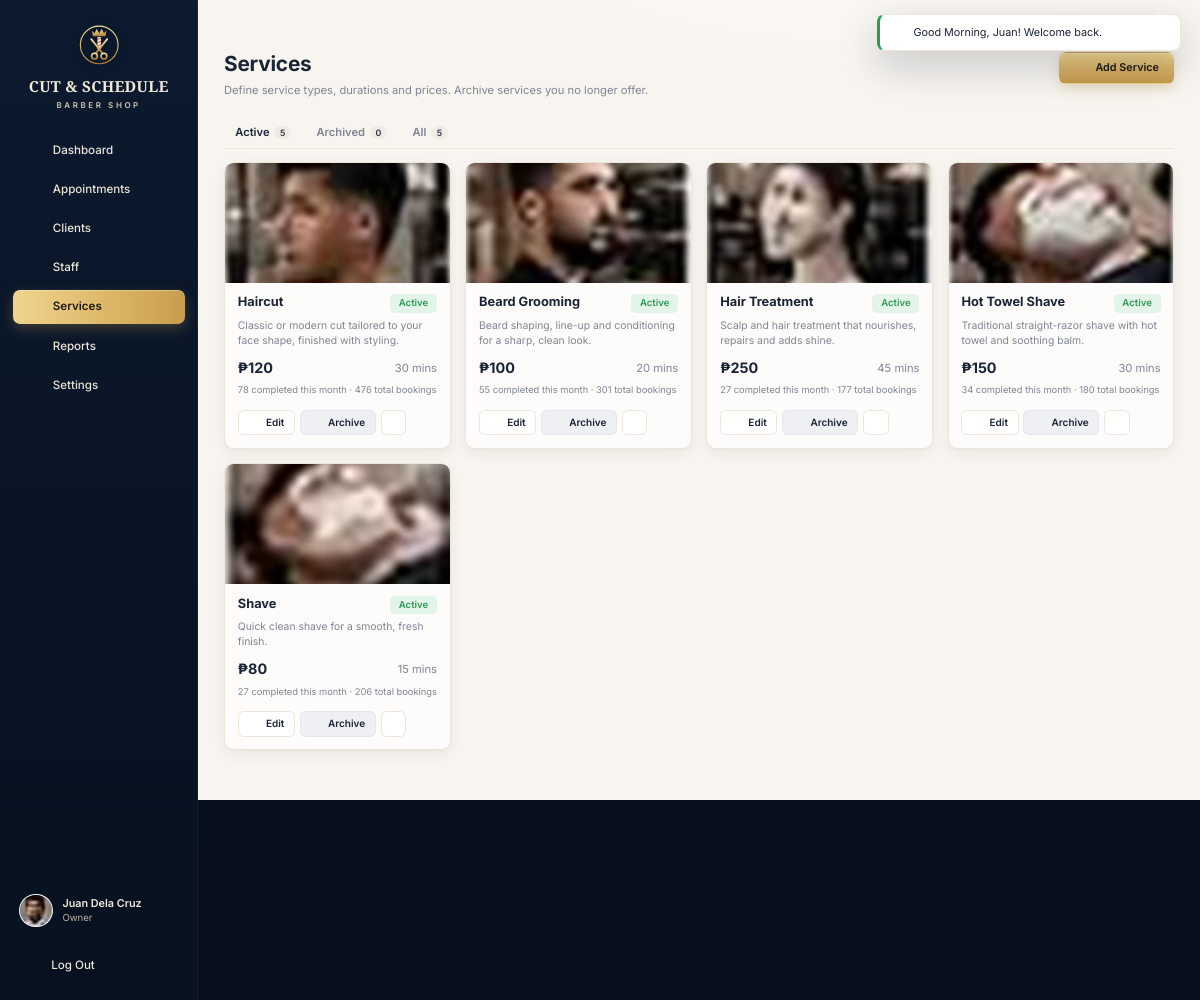
Page /owner/services.php (signed in) on the committed database.
### tables this page shows
CREATE TABLE users (
  id               INT AUTO_INCREMENT PRIMARY KEY,
  name             VARCHAR(100) NOT NULL,
  username         VARCHAR(100) UNIQUE NOT NULL,
  email            VARCHAR(150) UNIQUE NOT NULL,
  phone            VARCHAR(30)  NULL,
  password         VARCHAR(255) NOT NULL,
  role             ENUM('owner','staff','client') NOT NULL,
  status           ENUM('active','inactive') DEFAULT 'active',
  avatar           VARCHAR(255) NULL,
  remember_token   VARCHAR(64)  NULL,
  remember_expires DATETIME     NULL,
  created_at       DATETIME DEFAULT CURRENT_TIMESTAMP,
  updated_at       DATETIME DEFAULT CURRENT_TIMESTAMP ON UPDATE CURRENT_TIMESTAMP
);

CREATE TABLE services (
  id          INT AUTO_INCREMENT PRIMARY KEY,
  name        VARCHAR(100) NOT NULL,
  description VARCHAR(255) NULL,
  price       DECIMAL(10,2) NOT NULL,
  duration    INT NOT NULL,
  image       VARCHAR(255) NULL,
  status      ENUM('active','archived') DEFAULT 'active',
  sort_order  INT NOT NULL DEFAULT 0,
  created_at  DATETIME DEFAULT CURRENT_TIMESTAMP,
  updated_at  DATETIME DEFAULT CURRENT_TIMESTAMP ON UPDATE CURRENT_TIMESTAMP,
  CHECK (price > 0),
  CHECK (duration > 0)
);

### includes/bootstrap.php (called while the page is built, shortened)
<?php
spl_autoload_register(function (string $class) {
    $map = ['StandardRate' => 'Fee', 'SeniorDiscount' => 'Fee', 'PwdDiscount' => 'Fee'];
    $file = APP_ROOT . '/classes/' . ($map[$class] ?? $class) . '.php';
});
require_once __DIR__ . '/functions.php';
require_once __DIR__ . '/icons.php';

### classes/Database.php (called while the page is built, shortened)
<?php
class Database
{
    private static ?PDO $pdo = null;
    public static function conn(): PDO
    {
        if (self::$pdo === null) {
            $dsn = sprintf('mysql:host=%s;port=%d;dbname=%s;charset=utf8mb4', DB_HOST, DB_PORT, DB_NAME);
            self::$pdo = new PDO($dsn, DB_USER, DB_PASS, [
                PDO::ATTR_ERRMODE            => PDO::ERRMODE_EXCEPTION,
                PDO::ATTR_DEFAULT_FETCH_MODE => PDO::FETCH_ASSOC,
                PDO::ATTR_EMULATE_PREPARES   => false,
            ]);
            self::$pdo->exec("SET time_zone = '" . (new DateTime())->format('P') . "'");
        }
        return self::$pdo;
    }
    public static function query(string $sql, array $params = []): PDOStatement
    {
        $stmt = self::conn()->prepare($sql);
        $stmt->execute($params);
        return $stmt;
    }
    public static function all(string $sql, array $params = []): array
    {
        return self::query($sql, $params)->fetchAll();
    }
    public static function one(string $sql, array $params = []): ?array
    {
        $row = self::query($sql, $params)->fetch();
        return $row === false ? null : $row;
    }
    public static function value(string $sql, array $params = [])
    {
        $val = self::query($sql, $params)->fetchColumn();
        return $val === false ? null : $val;
    }
}

### classes/User.php (called while the page is built, shortened)
<?php
abstract class User
{
    protected int $id;
    protected string $name;
    protected string $role;
    protected string $status;
    protected ?string $avatar;
    public function __construct(array $row)
    {
        $this->id           = (int) $row['id'];
        $this->name         = $row['name'];
        $this->role         = $row['role'];
        $this->status       = $row['status'] ?? 'active';
        $this->avatar       = $row['avatar'] ?? null;
    }
    public static function fromRow(array $row): User
    {
        switch ($row['role']) {
            case 'owner':
                return new Owner($row);
        }
    }
    public static function find(int $id): ?User
    {
        $row = Database::one('SELECT * FROM users WHERE id = ?', [$id]);
        return $row ? self::fromRow($row) : null;
    }
    public function getId(): int { return $this->id; }
    public function getName(): string { return $this->name; }
    public function getRole(): string { return $this->role; }
    public function getAvatar(): ?string { return $this->avatar; }
    public function isActive(): bool { return $this->status === 'active'; }
}

### classes/Auth.php (called while the page is built, shortened)
<?php
class Auth
{
    public static function user(): ?User
    {
        if (!empty($_SESSION['user_id'])) {
            $user = User::find((int) $_SESSION['user_id']);
            if ($user && $user->isActive()) {
                return self::$user = $user;
            }
        }
        return null;
    }
    public static function requireRole(string ...$roles): User
    {
        $user = self::user();
        return $user;
    }
}

### classes/Owner.php (called while the page is built, shortened)
<?php
class Owner extends User
{
    public function homeUrl(): string
    {
        return 'owner/dashboard.php';
    }
    public function roleLabel(): string
    {
        return 'Owner';
    }
}

### classes/Notification.php (called while the page is built, shortened)
<?php
class Notification
{
    public static function unreadCount(int $userId): int
    {
        return (int) Database::value('SELECT COUNT(*) FROM notifications WHERE user_id = ? AND is_read = 0', [$userId]);
    }
}

### classes/Service.php (called while the page is built, shortened)
<?php
class Service
{
    public string $status = 'active';
    public static function fromRow(array $row): Service
    {
        $s = new Service();
        $s->id = (int) $row['id'];
        $s->name = $row['name'];
        $s->description = $row['description'];
        $s->price = (float) $row['price'];
        $s->duration = (int) $row['duration'];
        $s->image = $row['image'];
        $s->status = $row['status'];
        $s->sortOrder = (int) $row['sort_order'];
        return $s;
    }
    public static function all(bool $activeOnly = true): array
    {
        $sql = 'SELECT * FROM services' . ($activeOnly ? " WHERE status = 'active'" : '') . ' ORDER BY status, sort_order, name';
        return array_map([self::class, 'fromRow'], Database::all($sql));
    }
    public function isActive(): bool
    {
        return $this->status === 'active';
    }
}

### owner/services.php (the view, shortened to what this page needs)
<?php
require __DIR__ . '/../includes/bootstrap.php';
$user = Auth::requireRole('owner');
$tab = in_array(input('tab'), ['archived', 'all'], true) ? input('tab') : 'active';
$all = Service::all(false);
$list = array_values(array_filter($all, fn($s) => $tab === 'all' || $s->status === $tab));
$usage = [];
foreach (Database::all("SELECT service_id, COUNT(*) n, SUM(status = 'completed' AND appointment_date >= ?) month FROM appointments GROUP BY service_id", [date('Y-m-01')]) as $r) {
    $usage[(int) $r['service_id']] = $r;
}
$countActive = count(array_filter($all, fn($s) => $s->isActive()));
$active = 'services';
require __DIR__ . '/../includes/header.php';
?>
<div class="page-head">
  <div>
    <h1>Services</h1>
    <p>Define service types, durations and prices. Archive services you no longer offer.</p>
  </div>
  <div class="page-actions">
    <button class="btn btn-gold" type="button" data-modal-open="serviceModal" data-reset data-title="Add Service"><?= icon('plus', '', 18, 2.2) ?> Add Service</button>
  </div>
</div>
<nav class="tabs">
  <a class="<?= $tab === 'active' ? 'active' : '' ?>" href="?tab=active">Active<span class="count"><?= $countActive ?></span></a>
  <a class="<?= $tab === 'archived' ? 'active' : '' ?>" href="?tab=archived">Archived<span class="count"><?= count($all) - $countActive ?></span></a>
  <a class="<?= $tab === 'all' ? 'active' : '' ?>" href="?tab=all">All<span class="count"><?= count($all) ?></span></a>
</nav>
<div class="svc-grid">
  <?php foreach ($list as $s):
      $u = $usage[$s->id] ?? ['n' => 0, 'month' => 0];
      $fill = json_encode([
          'service_id' => $s->id, 'name' => $s->name, 'description' => $s->description ?? '', 'price' => $s->price,
          'duration' => $s->duration, 'sort_order' => $s->sortOrder, 'image_preview' => media_url($s->image) ?? url('assets/img/logo-monogram.png'),
      ]);
  ?>
    <article class="svc-tile<?= $s->isActive() ? '' : ' archived' ?>">
      <?= service_img($s->image, $s->name, 'svc-cover') ?>
      <div class="svc-tile-body">
        <div style="display:flex;justify-content:space-between;gap:8px;align-items:flex-start">
          <h3><?= e($s->name) ?></h3>
          <span class="badge badge-<?= e($s->status) ?>"><?= $s->isActive() ? 'Active' : 'Archived' ?></span>
        </div>
        <p><?= e($s->description ?: 'No description.') ?></p>
        <div class="svc-meta">
          <span class="price"><?= peso($s->price) ?></span>
          <span class="muted"><?= icon('clock', '', 14) ?> <?= (int) $s->duration ?> mins</span>
        </div>
        <small class="muted"><?= (int) $u['month'] ?> completed this month · <?= (int) $u['n'] ?> total bookings</small>
      </div>
      <div class="svc-tile-actions">
        <button class="btn btn-outline btn-sm" type="button" data-modal-open="serviceModal" data-title="Edit Service" data-fill="<?= e($fill) ?>"><?= icon('pencil', '', 14) ?> Edit</button>
        <form class="inline" method="post" <?= $s->isActive() ? 'data-confirm="Archive ' . e($s->name) . '? Clients will no longer be able to book it."' : '' ?>>
          <button class="btn btn-sm <?= $s->isActive() ? 'btn-light' : 'btn-success' ?>" type="submit"><?= icon($s->isActive() ? 'archive' : 'rotate-ccw', '', 14) ?> <?= $s->isActive() ? 'Archive' : 'Restore' ?></button>
        </form>
        <form class="inline" method="post" data-confirm="Delete <?= e($s->name) ?> permanently?" data-confirm-style="danger" data-confirm-label="Delete">
          <button class="icon-action danger" type="submit" title="Delete"><?= icon('trash', '', 15) ?></button>
        </form>
      </div>
    </article>
  <?php endforeach; ?>
</div>
<?php require __DIR__ . '/../includes/footer.php'; ?>

### includes/header.php (shortened to what this page needs)
<?php
$role = $user->getRole();
$unread = Notification::unreadCount($user->getId());
$brandUrl = $role === 'client' ? 'client/about.php' : $user->homeUrl();
$profileUrl = ['owner' => 'owner/settings.php', 'staff' => 'staff/profile.php', 'client' => 'client/profile.php'][$role];
?>
<!doctype html>
<html lang="en">
<head>
  <link rel="stylesheet" href="<?= asset('assets/css/app.css') ?>">
</head>
<body class="app role-<?= e($role) ?>" data-base="<?= e(BASE_URL) ?>"<?= !empty($fitScreen) ? ' data-fit' : '' ?>>
<div class="app-shell">
  <aside class="sidebar" id="sidebar">
    <a class="brand" href="<?= url($brandUrl) ?>">
      <?= brand_emblem(58) ?>
      <span class="brand-name">CUT &amp; SCHEDULE</span>
      <span class="brand-sub">Barber Shop</span>
    </a>
    <nav class="nav">
      <?php foreach (nav_items($role) as [$key, $label, $href, $ico]): ?>
        <a class="nav-link<?= ($active ?? '') === $key ? ' active' : '' ?>" href="<?= url($href) ?>">
          <?= icon($ico, '', 20) ?><span><?= e($label) ?></span>
        </a>
      <?php endforeach; ?>
    </nav>
    <div class="sidebar-foot">
      <a class="sidebar-user" href="<?= url($profileUrl) ?>">
        <?= avatar($user->getName(), $user->getAvatar(), 42) ?>
        <span>
          <strong><?= e($user->getName()) ?></strong>
          <small><?= e($user->roleLabel()) ?></small>
        </span>
      </a>
      <a class="nav-link logout" href="<?= url('logout.php?t=' . csrf_token()) ?>"><?= icon('log-out', '', 20) ?><span>Log Out</span></a>
    </div>
  </aside>
  <div class="main">
    <div class="topbar">
      <div class="dropdown" data-dropdown>
        <button class="icon-btn bell" type="button" data-dropdown-toggle aria-label="Notifications">
          <?php if ($unread): ?><span class="dot"><?= $unread > 9 ? '9+' : $unread ?></span><?php endif; ?>
        </button>
      </div>
      <div class="dropdown" data-dropdown>
        <button class="avatar-btn" type="button" data-dropdown-toggle aria-label="Account menu">
        </button>
      </div>
    </div>
    <main class="content">
      <div class="toasts" id="toasts">
        <?php foreach (flashes() as $f): ?>
          <div class="toast toast-<?= e($f['type']) ?>" role="alert">
            <?= icon($f['type'] === 'success' ? 'check-circle' : ($f['type'] === 'error' ? 'alert' : 'info'), '', 18) ?>
            <span><?= e($f['message']) ?></span>
            <button type="button" class="toast-x" aria-label="Dismiss"><?= icon('x', '', 16) ?></button>
          </div>
        <?php endforeach; ?>
      </div>

### includes/icons.php (shortened to what this page needs)
<?php
function icon(string $name, string $class = '', int $size = 20, float $stroke = 1.8): string
{
    static $paths = null;
    $body = $paths[$name] ?? $paths['info'];
    $cls = trim('icon ' . $class);
    return '<svg class="' . $cls . '" width="' . $size . '" height="' . $size . '" viewBox="0 0 24 24" fill="none" stroke="currentColor" stroke-width="' . $stroke . '" stroke-linecap="round" stroke-linejoin="round" aria-hidden="true">' . $body . '</svg>';
}
function brand_emblem(int $size = 56): string
{
    static $n = 0;
    $id = "gEm" . (++$n);
    return str_replace("gEm", $id, '<svg class="brand-emblem" width="' . $size . '" height="' . $size . '" viewBox="0 0 64 64" aria-hidden="true">
      <defs><linearGradient id="gEm" x1="0" y1="0" x2="0" y2="1"><stop offset="0" stop-color="#f6e2a6"/><stop offset=".55" stop-color="#d6ae5e"/><stop offset="1" stop-color="#a97c32"/></linearGradient></defs>
      <circle cx="32" cy="33" r="26" fill="none" stroke="url(#gEm)" stroke-width="1.6"/>
      <path d="M22 13.5 25.5 17 28.5 11 32 17 35.5 11 38.5 17 42 13.5 40.5 21H23.5z" fill="url(#gEm)"/>
      <rect x="29.6" y="22" width="4.8" height="17" rx="1.2" fill="#f4ecdc"/>
      <path d="M29.6 25.5 34.4 23.5M29.6 30 34.4 28M29.6 34.5 34.4 32.5" stroke="#c0392b" stroke-width="1.3"/>
      <path d="M21 25 37 45M43 25 27 45" stroke="url(#gEm)" stroke-width="2.4" stroke-linecap="round"/>
      <circle cx="25.5" cy="48.5" r="4" fill="none" stroke="url(#gEm)" stroke-width="2.2"/>
      <circle cx="38.5" cy="48.5" r="4" fill="none" stroke="url(#gEm)" stroke-width="2.2"/>
    </svg>');
}

### includes/functions.php (shortened to what this page needs)
<?php
function e($value): string
{
    return htmlspecialchars((string) ($value ?? ''), ENT_QUOTES, 'UTF-8');
}
function url(string $path = ''): string
{
    return BASE_URL . '/' . ltrim($path, '/');
}
function asset(string $path): string
{
    $file = APP_ROOT . '/' . ltrim($path, '/');
    $v = is_file($file) ? filemtime($file) : 1;
    return url($path) . '?v=' . $v;
}
function input(string $key, $default = '')
{
    $v = $_POST[$key] ?? $_GET[$key] ?? $default;
    return is_string($v) ? trim($v) : $v;
}
function flashes(): array
{
    $f = $_SESSION['flash'] ?? [];
    return $f;
}
function csrf_token(): string
{
    return $_SESSION['csrf'];
}
function peso($amount): string
{
    $amount = (float) $amount;
    $decimals = abs($amount - round($amount)) < 0.005 ? 0 : 2;
    return '₱' . number_format($amount, $decimals);
}
function media_url(?string $path): ?string
{
    return is_file(APP_ROOT . '/' . $path) ? url($path) : null;
}
function avatar(?string $name, ?string $path = null, int $size = 40, string $class = ''): string
{
    $src = media_url($path);
    $style = "width:{$size}px;height:{$size}px;";
    if ($src) {
        return '<img class="avatar ' . e($class) . '" src="' . e($src) . '" alt="' . e($name) . '" style="' . $style . '">';
    }
    $fs = max(10, (int) round($size * 0.38));
    return '<span class="avatar avatar-initials ' . e($class) . '" style="' . $style . 'font-size:' . $fs . 'px">' . e(initials($name ?? '?')) . '</span>';
}
function service_img(?string $path, string $name, string $class = 'svc-img'): string
{
    $src = media_url($path);
    if ($src) {
        return '<img class="' . e($class) . '" src="' . e($src) . '" alt="' . e($name) . '">';
    }
    return '<span class="' . e($class) . ' svc-img-empty">' . icon('scissors', '', 22) . '</span>';
}

### rows in the picture
users: avatar (picture), name "Juan Dela Cruz"
services: image (picture), name "Haircut", status "Active", description "Classic or modern cut tailored to your face shape, finished with styling.", price "₱120", $size 14 (drawn), duration "30", month "78", n "476"
services: image (picture), name "Beard Grooming", status "Active", description "Beard shaping, line-up and conditioning for a sharp, clean look.", price "₱100", $size 14 (drawn), duration "20", month "55", n "301"
services: image (picture), name "Hair Treatment", status "Active", description "Scalp and hair treatment that nourishes, repairs and adds shine.", price "₱250", $size 14 (drawn), duration "45", month "27", n "177"
services: image (picture), name "Hot Towel Shave", status "Active", description "Traditional straight-razor shave with hot towel and soothing balm.", price "₱150", $size 14 (drawn), duration "30", month "34", n "180"
services: image (picture), name "Shave", status "Active", description "Quick clean shave for a smooth, fresh finish.", price "₱80", $size 14 (drawn), duration "15", month "27", n "206"

### other values in the picture
$label "Dashboard"
$label "Appointments"
$label "Clients"
$label "Staff"
$label "Services"
$label "Reports"
$label "Settings"
$user->roleLabel() "Owner"
$f['message'] "Good Morning, Juan! Welcome back."
$countActive "5"
count($all) - $countActive "0"
count($all) "5"
